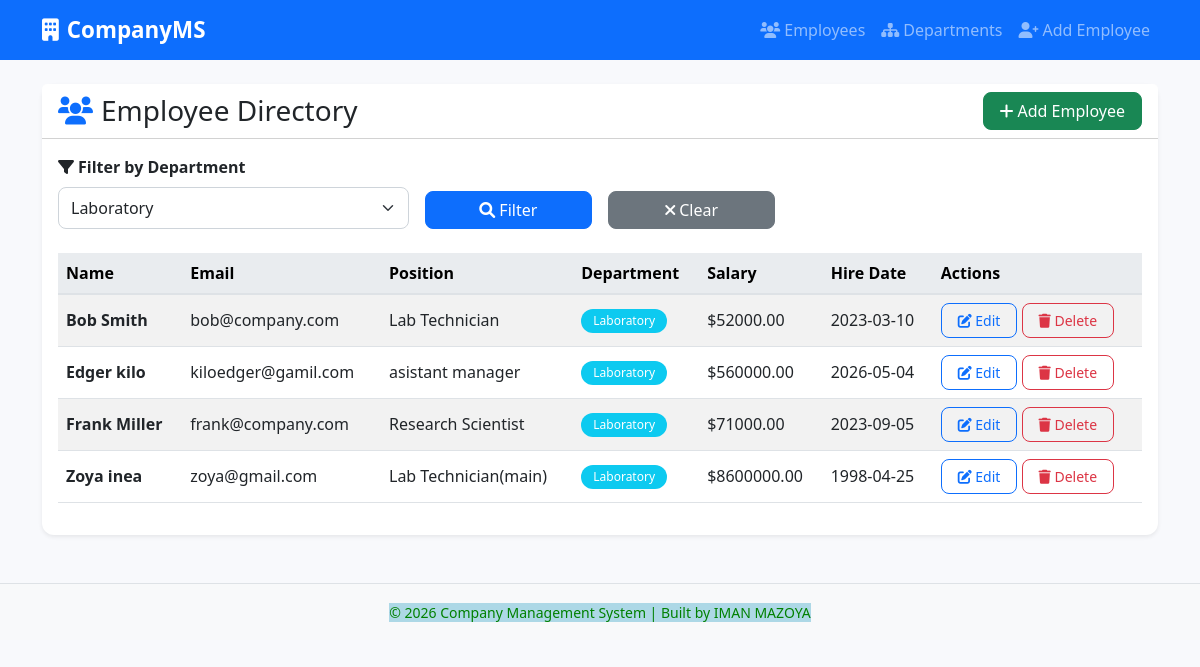
/?department_id=2, run on the app's committed database.
### tables this page shows
CREATE TABLE employee (
            id INTEGER PRIMARY KEY AUTOINCREMENT,
            name TEXT NOT NULL,
            email TEXT NOT NULL UNIQUE,
            position TEXT,
            salary REAL,
            hire_date TEXT,
            department_id INTEGER,
            FOREIGN KEY (department_id) REFERENCES department (id) ON DELETE SET NULL
        );

CREATE TABLE department (
            id INTEGER PRIMARY KEY AUTOINCREMENT,
            name TEXT NOT NULL UNIQUE
        );

### app.py (the view, shortened to what this page needs)
@app.route('/')
def index():
    department_id = request.args.get('department_id', type=int)
    db = get_db()
    cursor = db.cursor()
    cursor.execute('SELECT id, name FROM department ORDER BY name')
    departments = cursor.fetchall()
    if department_id:
        cursor.execute('''
            SELECT e.id, e.name, e.email, e.position, e.salary, e.hire_date,
                   d.name as department_name, e.department_id
            FROM employee e
            LEFT JOIN department d ON e.department_id = d.id
            WHERE e.department_id = ?
            ORDER BY e.name
        ''', (department_id,))
    employees = cursor.fetchall()
    return render_template('index.html', employees=employees, departments=departments, selected_dept=department_id)

### app.py (called while the page is built)
def get_db():
    db = getattr(g, '_database', None)
    if db is None:
        db = g._database = sqlite3.connect(DATABASE)
        db.row_factory = sqlite3.Row  # Access columns by name
    return db

@app.teardown_appcontext
def close_connection(exception):
    db = getattr(g, '_database', None)
    if db is not None:
        db.close()

@app.before_request
def before_request():
    init_db()

### templates/index.html (shortened to what this page needs)
{% extends "base.html" %}
{% block content %}
<div class="card shadow-sm">
    <div class="card-header bg-white">
        <div class="d-flex justify-content-between align-items-center flex-wrap">
            <h3 class="mb-0">
                <i class="fas fa-users text-primary me-2"></i>Employee Directory
            </h3>
            <a href="{{ url_for('add_employee') }}" class="btn btn-success">
                <i class="fas fa-plus me-1"></i>Add Employee
            </a>
        </div>
    </div>
    <div class="card-body">
        <form method="GET" action="{{ url_for('index') }}" class="mb-4">
            <div class="row g-3 align-items-end">
                <div class="col-md-4">
                    <label for="department_id" class="form-label fw-bold">
                        <i class="fas fa-filter me-1"></i>Filter by Department
                    </label>
                    <select name="department_id" id="department_id" class="form-select">
                        {% for dept in departments %}
                            <option value="{{ dept.id }}" {% if selected_dept == dept.id %}selected{% endif %}>
                                {{ dept.name }}
                            </option>
                        {% endfor %}
                    </select>
                </div>
                <div class="col-md-2">
                    <button type="submit" class="btn btn-primary w-100">
                        <i class="fas fa-search me-1"></i>Filter
                    </button>
                </div>
                {% if selected_dept %}
                <div class="col-md-2">
                    <a href="{{ url_for('index') }}" class="btn btn-secondary w-100">
                        <i class="fas fa-times me-1"></i>Clear
                    </a>
                </div>
                {% endif %}
            </div>
        </form>
        {% if employees %}
            <div class="table-responsive">
                <table class="table table-hover table-striped align-middle">
                    <thead class="table-primary">
                        <tr>
                            <th>Name</th>
                            <th>Email</th>
                            <th>Position</th>
                            <th>Department</th>
                            <th>Salary</th>
                            <th>Hire Date</th>
                            <th>Actions</th>
                        </tr>
                    </thead>
                    <tbody>
                        {% for emp in employees %}
                        <tr>
                            <td class="fw-bold">{{ emp.name }}</td>
                            <td>{{ emp.email }}</td>
                            <td>{{ emp.position or '-' }}</td>
                            <td>
                                {% if emp.department_name %}
                                    <span class="badge bg-info">{{ emp.department_name }}</span>
                                {% else %}
                                    <span class="badge bg-secondary">No Dept</span>
                                {% endif %}
                            </td>
                            <td>${{ "%.2f"|format(emp.salary) if emp.salary else '-' }}</td>
                            <td>{{ emp.hire_date or '-' }}</td>
                            <td>
                                <a href="{{ url_for('edit_employee', id=emp.id) }}" class="btn btn-sm btn-outline-primary">
                                    <i class="fas fa-edit"></i> Edit
                                </a>
                                <button type="button" class="btn btn-sm btn-outline-danger" data-bs-toggle="modal" data-bs-target="#deleteModal{{ emp.id }}">
                                    <i class="fas fa-trash"></i> Delete
                                </button>
                            </td>
                        </tr>
                        {% endfor %}
                    </tbody>
                </table>
            </div>
        {% else %}
            <div class="alert alert-info text-center">
                <i class="fas fa-info-circle me-2"></i>No employees found.
                <a href="{{ url_for('add_employee') }}" class="alert-link">Add your first employee</a>.
            </div>
        {% endif %}
    </div>
</div>
{% endblock %}

### static/style.css (style rules this page uses)
:root { --primary-color: #0d6efd; --secondary-color: #6c757d; --success-color: #198754; --danger-color: #dc3545; }
body { background-color: #f8f9fc; font-family: 'Segoe UI', Tahoma, Geneva, Verdana, sans-serif; }
.card { border: none; border-radius: 12px; transition: transform 0.2s, box-shadow 0.2s; }
.table th { font-weight: 600; background-color: #e9ecef; border-bottom: 2px solid #dee2e6; }
.badge { padding: 6px 12px; font-weight: 500; border-radius: 20px; }
.btn { border-radius: 8px; padding: 6px 16px; font-weight: 500; transition: all 0.2s; }
.btn-primary { background-color: var(--primary-color); border-color: var(--primary-color); }
.form-control, .form-select { border-radius: 8px; border: 1px solid #ced4da; padding: 8px 12px; }

### data on the page
employee: name "Bob Smith", email "bob@company.com", position "Lab Technician", department_name "Laboratory", salary "52000.00", hire_date "2023-03-10"
employee: name "Edger kilo", email "kiloedger@gamil.com", position "asistant manager", department_name "Laboratory", salary "560000.00", hire_date "2026-05-04"
employee: name "Frank Miller", email "frank@company.com", position "Research Scientist", department_name "Laboratory", salary "71000.00", hire_date "2023-09-05"
employee: name "Zoya inea", email "zoya@gmail.com", position "Lab Technician(main)", department_name "Laboratory", salary "8600000.00", hire_date "1998-04-25"

### other printed values
form field department_id "Laboratory"
